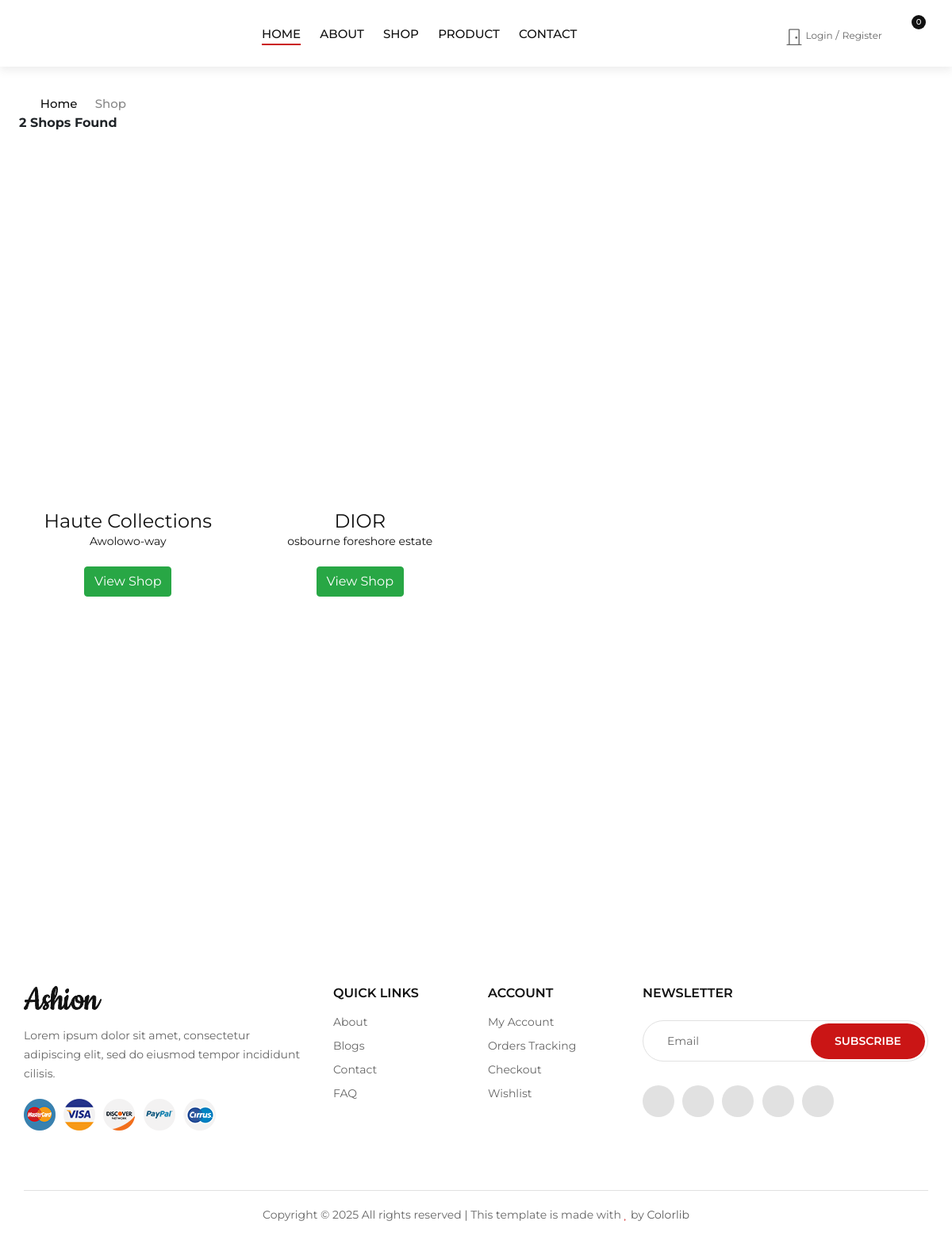
The page /wallet/shop/ on the database as committed earlier.
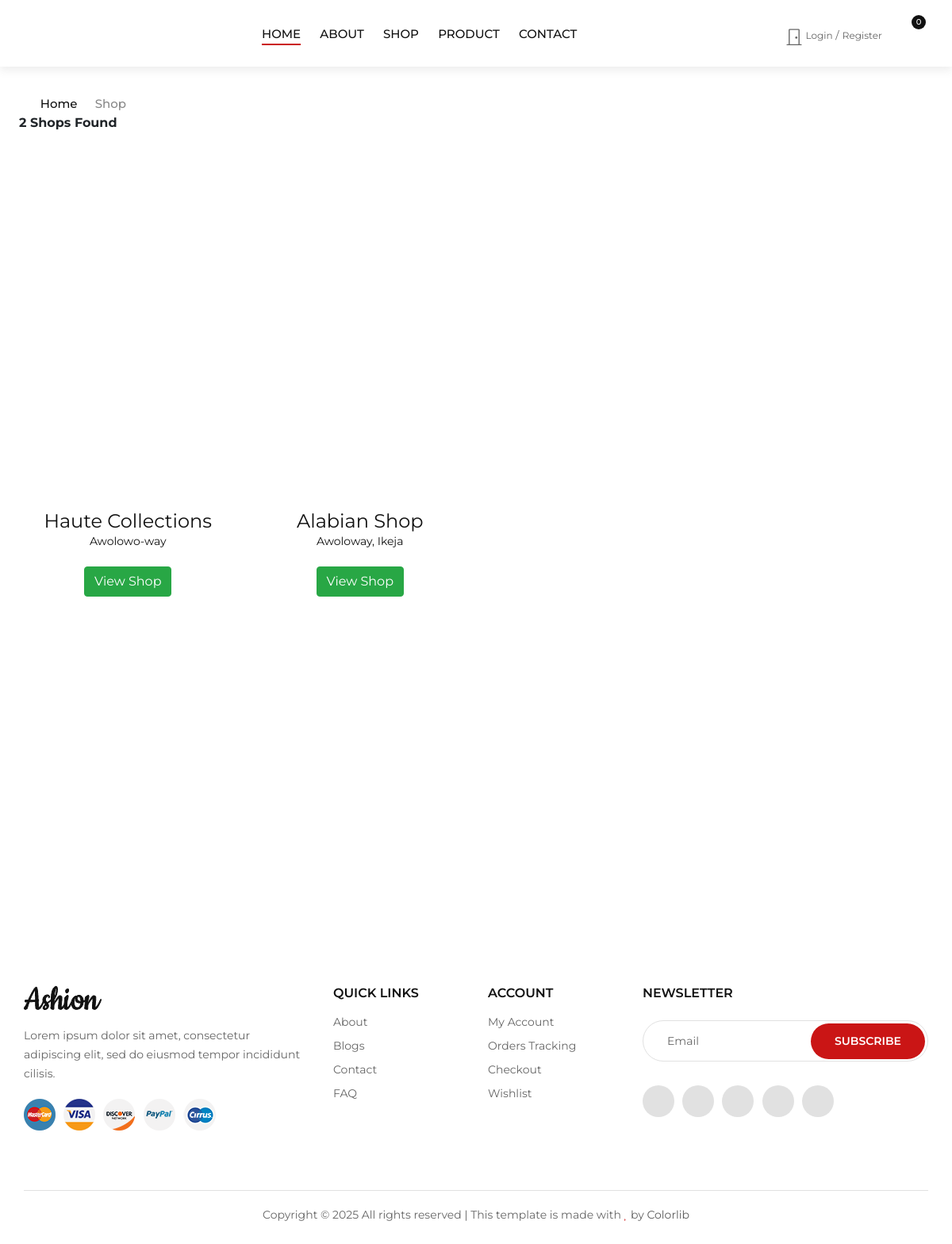
The same page on the database as committed later.
### walletapp/models.py (models this page shows, shortened)
class Shop(models.Model):
    FEATURE = 'Feature'
    NO_FEATURE = 'No Feature'
    CHOOSE = ''
    APPEAR_HOME_FIELD=[
        (FEATURE, 'Appear on home'),
        (NO_FEATURE, "Don't show on home"),
        (CHOOSE, 'Please Choose')
    ]
    shop_name = models.CharField(max_length=100, verbose_name='Shop Name')
    slug = models.SlugField(unique=True)
    user = models.ForeignKey(settings.AUTH_USER_MODEL, on_delete=models.CASCADE)
    address = models.CharField(max_length=500, verbose_name='Address')
    email = models.EmailField(null=True, blank=True, verbose_name='Shop Email')
    shop_image = models.ImageField(upload_to='shop-images', null=True, blank=True)
    instagram = models.URLField(null=True, blank=True, verbose_name='Shop Instagram', help_text="The Instagram must be of the shop, not personal")
    phone_number = models.CharField(max_length=20, null=True, blank=True)
    shop_bio= HTMLField()
    category = models.ForeignKey('Categories', on_delete=models.CASCADE)
    appear_home = models.CharField(max_length=50, choices=APPEAR_HOME_FIELD, default=CHOOSE)
    featured_shop = models.BooleanField()
    popular_shop = models.BooleanField(null=True)
    monday_start_time = models.TimeField(null=True, blank=True)
    monday_end_time = models.TimeField(null=True, blank=True)
    tuesday_start_time = models.TimeField(null=True, blank=True)
    tuesday_end_time = models.TimeField(null=True, blank=True)
    wednesday_start_time = models.TimeField(null=True, blank=True)
    wednesday_end_time = models.TimeField(null=True, blank=True)
    thursday_start_time = models.TimeField(null=True, blank=True)
    thursday_end_time = models.TimeField(null=True, blank=True)
    friday_start_time = models.TimeField(null=True, blank=True)
    friday_end_time = models.TimeField(null=True, blank=True)
    saturday_start_time = models.TimeField(null=True, blank=True)
    saturday_end_time = models.TimeField(null=True, blank=True)
    sunday_start_time = models.TimeField(null=True, blank=True)
    sunday_end_time = models.TimeField(null=True, blank=True)
    created_at = models.DateTimeField(auto_now_add=True)
    uploaded_at = models.DateTimeField(auto_now=True)
    class Meta():
        verbose_name_plural = 'Shops'
    def get_shop_url(self):
        return reverse('walletapp:single_shop', kwargs={
            'slug': self.slug,
        })

### walletapp/views.py (the view)
# urls.py: path('shop/', views.ShopList.as_view(), name='shop'),
class ShopList(ListView):
    model = Shop
    template_name = 'shop.html'
    context_object_name = 'shop'
    paginate_by = 16
    def get_context_data(self, **kwargs):
        context = super().get_context_data(**kwargs)
        context['shop_hub'] = Shop.objects.all()
        shops_with_product_counts = Shop.objects.annotate(product_count=Count('products'))
        context['shop_count'] = Shop.objects.count()
        context['product_count'] = sum([shop.product_count for shop in shops_with_product_counts])
        return context

### basket/basket.py (called while the page is built)
    def __len__(self):
        return sum(item['qty'] for item in self.basket.values())

### basket/context_processor.py (called while the page is built)
def basket(request):
    return { 'basket' : Basket(request) }

### templates/shop.html (shortened to what this page needs)
{% extends 'base.html' %}
{% load static %}
{% block content %}
<div class="breadcrumb-option">
    <div class="container">
        <div class="row">
            <div class="col-lg-12">
                <div class="breadcrumb__links">
                    <a href="{% url 'myhome' %}"><i class="fa fa-home"></i> Home</a>
                    <span>Shop</span>
                </div>
            </div>
            <div class="row align-items-center mb-4">
                {% if shop_count != 0 %}
                <div class="counts">
                   <b> <span id="shop_count">{{shop_count}}</span> Shop{{shop_count | pluralize:'s'}} Found</b>
                </div>
                {% endif %}
              </div>
        </div>
    </div>
</div>
<section class="shop spad">
    <div class="container">
        <div class="row">
            <div class="col-lg-12 col-md-12">
                <div class="row">
                    {% if not shop %}
                    <p class="mb-0">No data found</p>
                    {% else %}
                    {% if shop %}
                    {% for shops in shop %}
                    <div class="col-lg-3 col-md-6">
                        <div class="product__item">
                            <div class="product__item__pic set-bg" data-setbg="{{shops.shop_image.url}}"  height="30%" >
                            </div>
                            <div class="product__item__text">
                                <div  class="product__price"> <h4>{{shops.shop_name}} </h4></div>
                                <h6><a href="#">{{shops.address}}</a>
                                    {{shops.location}}</h6>
                                <div class="rating">
                                    <i class="fa fa-star"></i>
                                    <i class="fa fa-star"></i>
                                    <i class="fa fa-star"></i>
                                    <i class="fa fa-star"></i>
                                    <i class="fa fa-star"></i>
                                </div>
                                <h6 ><a href="{{shops.get_shop_url}}" ><button class="btn btn-success">View Shop</button></a></h6>
                            </div>
                        </div>
                    </div>
                    {% endfor %}
                    {% endif %}
                    {% endif %}
                </div>
            </div>
        </div>
    </div>
</section>
{% endblock %}

### templates/base.html (shortened to what this page needs)
{% load static %}
<!DOCTYPE html>
<html lang="zxx">
<head>
    <link href="https://cdn.jsdelivr.net/npm/bootstrap@5.0.0-beta1/dist/css/bootstrap.min.css" rel="stylesheet"
>
    <link rel="stylesheet" href="{% static 'css/bootstrap.min.css' %}" type="text/css">
    <link rel="stylesheet" href="{% static 'css/font-awesome.min.css' %}" type="text/css">
    <link rel="stylesheet" href="{% static 'css/elegant-icons.css' %}" type="text/css">
    <link rel="stylesheet" href="{% static 'css/jquery-ui.min.css' %}" type="text/css">
    <link rel="stylesheet" href="{% static 'css/magnific-popup.css' %}" type="text/css">
    <link rel="stylesheet" href="{% static 'css/owl.carousel.min.css' %}" type="text/css">
    <link rel="stylesheet" href="{% static 'css/slicknav.min.css' %}" type="text/css">
    <link rel="stylesheet" href="{% static 'css/style.css' %}" type="text/css">
</head>
<body>
    <header class="header">
        <div class="container-fluid">
            <div class="row">
                <div class="col-xl-3 col-lg-2">
                    <div class="header__logo">
                    </div>
                </div>
                <div class="col-xl-6 col-lg-7">
                    <nav class="header__menu">
                        <ul>
                            <li class="active"><a href="{% url 'myhome'%}">Home</a></li>
                            <li><a href="{% url 'walletapp:about' %}">About</a></li>
                            <li><a href="{% url 'walletapp:shop'%}">Shop</a></li>
                            <li><a href="{% url 'walletapp:product' %}">Product</a></li>
                            <li><a href="{% url 'walletapp:contact' %}">Contact</a></li>
                        </ul>
                    </nav>
                </div>
                <div class="col-lg-3">
                    <div class="header__right">
                        {% if user.is_authenticated %}
                        {{ request.user.name }}
                        <a data-toggle="modal" data-target="#exampleModal" style="cursor: pointer;"
                            class=" border-0 basket-btn">
                                <svg xmlns="http://www.w3.org/2000/svg" width="22" height="22" fill="currentColor"
                                    class="bi bi-door-closed" viewBox="0 0 16 16">
                                    <path
                                        d="M3 2a1 1 0 0 1 1-1h8a1 1 0 0 1 1 1v13h1.5a.5.5 0 0 1 0 1h-13a.5.5 0 0 1 0-1H3V2zm1 13h8V2H4v13z" />
                                    <path d="M9 9a1 1 0 1 0 2 0 1 1 0 0 0-2 0z" />
                                </svg>
                            <span class="fs15 fw500">Logout</span>
                        </a>
                        {% else %}
                        <div class="header__right__auth">
                            <a href="">
                                    <svg xmlns="http://www.w3.org/2000/svg" width="22" height="22" fill="currentColor"
                                        class="bi bi-door-closed" viewBox="0 0 16 16">
                                        <path
                                            d="M3 2a1 1 0 0 1 1-1h8a1 1 0 0 1 1 1v13h1.5a.5.5 0 0 1 0 1h-13a.5.5 0 0 1 0-1H3V2zm1 13h8V2H4v13z" />
                                        <path d="M9 9a1 1 0 1 0 2 0 1 1 0 0 0-2 0z" />
                                    </svg>
                                Login</a>
                            <a href="{% url 'account:register'%}">Register</a>
                        </div>
                        {% endif %}
                        <ul class="header__right__widget">
                            <li><a href="{% url 'basket:basket_summary' %}" role="button" type="button"><span class="icon_bag_alt"></span>
                                {% with total_qty=basket|length %}
                                <div id="basket-qty" class="basket-qty">
                                    {% if total_qty > 0 %}
                                    <div class="tip"> {{ total_qty }}</div>
                                    {% else %}
                                    <div class="tip">0</div>
                                    {% endif %}
                                </div>
                                {% endwith %}
                            </a></li>
                        </ul>
                    </div>
                </div>
            </div>
        </div>
    </header>
{% block content %}
{% endblock %}
<div class="instagram">
    <div class="container-fluid">
        <div class="row">
            <div class="col-lg-2 col-md-4 col-sm-4 p-0">
                <div class="instagram__item set-bg" data-setbg="{% static 'img/instagram/insta-1.jpg' %}">
                </div>
            </div>
            <div class="col-lg-2 col-md-4 col-sm-4 p-0">
                <div class="instagram__item set-bg" data-setbg="{% static 'img/instagram/insta-2.jpg' %}">
                </div>
            </div>
            <div class="col-lg-2 col-md-4 col-sm-4 p-0">
                <div class="instagram__item set-bg" data-setbg="{% static 'img/instagram/insta-3.jpg' %}">
                </div>
            </div>
            <div class="col-lg-2 col-md-4 col-sm-4 p-0">
                <div class="instagram__item set-bg" data-setbg="{% static 'img/instagram/insta-4.jpg' %}">
                </div>
            </div>
            <div class="col-lg-2 col-md-4 col-sm-4 p-0">
                <div class="instagram__item set-bg" data-setbg="{% static 'img/instagram/insta-5.jpg' %}">
                </div>
            </div>
            <div class="col-lg-2 col-md-4 col-sm-4 p-0">
                <div class="instagram__item set-bg" data-setbg="{% static 'img/instagram/insta-6.jpg' %}">
                </div>
            </div>
        </div>
    </div>
</div>
<footer class="footer">
    <div class="container">
        <div class="row">
            <div class="col-lg-4 col-md-6 col-sm-7">
                <div class="footer__about">
                    <div class="footer__logo">
                        <a href="./index.html"><img src="{% static 'img/logo.png' %}" alt=""></a>
                    </div>
                    <p>Lorem ipsum dolor sit amet, consectetur adipiscing elit, sed do eiusmod tempor incididunt
                    cilisis.</p>
                    <div class="footer__payment">
                        <a href="#"><img src="{% static 'img/payment/payment-1.png' %}" alt=""></a>
                        <a href="#"><img src="{% static 'img/payment/payment-2.png' %}" alt=""></a>
                        <a href="#"><img src="{% static 'img/payment/payment-3.png' %}" alt=""></a>
                        <a href="#"><img src="{% static 'img/payment/payment-4.png' %}" alt=""></a>
                        <a href="#"><img src="{% static 'img/payment/payment-5.png' %}" alt=""></a>
                    </div>
                </div>
            </div>
            <div class="col-lg-2 col-md-3 col-sm-5">
                <div class="footer__widget">
                    <h6>Quick links</h6>
                    <ul>
                        <li><a href="#">About</a></li>
                        <li><a href="#">Blogs</a></li>
                        <li><a href="#">Contact</a></li>
                        <li><a href="#">FAQ</a></li>
                    </ul>
                </div>
            </div>
            <div class="col-lg-2 col-md-3 col-sm-4">
                <div class="footer__widget">
                    <h6>Account</h6>
                    <ul>
                        <li><a href="#">My Account</a></li>
                        <li><a href="#">Orders Tracking</a></li>
                        <li><a href="#">Checkout</a></li>
                        <li><a href="#">Wishlist</a></li>
                    </ul>
                </div>
            </div>
            <div class="col-lg-4 col-md-8 col-sm-8">
                <div class="footer__newslatter">
                    <h6>NEWSLETTER</h6>
                    <form action="#">
                        <input type="text" placeholder="Email">
                        <button type="submit" class="site-btn">Subscribe</button>
                    </form>
                    <div class="footer__social">
                        <a href="#"><i class="fa fa-facebook"></i></a>
                        <a href="#"><i class="fa fa-twitter"></i></a>
                        <a href="#"><i class="fa fa-youtube-play"></i></a>
                        <a href="#"><i class="fa fa-instagram"></i></a>
                        <a href="#"><i class="fa fa-pinterest"></i></a>
                    </div>
                </div>
            </div>
        </div>
        <div class="row">
            <div class="col-lg-12">
                <div class="footer__copyright__text">
                    <p>Copyright &copy; <script>document.write(new Date().getFullYear());</script> All rights reserved | This template is made with <i class="fa fa-heart" aria-hidden="true"></i> by <a href="https://colorlib.com" target="_blank">Colorlib</a></p>
                </div>
            </div>
        </div>
    </div>
</footer>
</body>
</html>

Rows that differ between the two databases and show on the page:
removed Shop: shop_name "DIOR", address "osbourne foreshore estate"
added Shop: shop_name "Alabian Shop", address "Awoloway, Ikeja"
